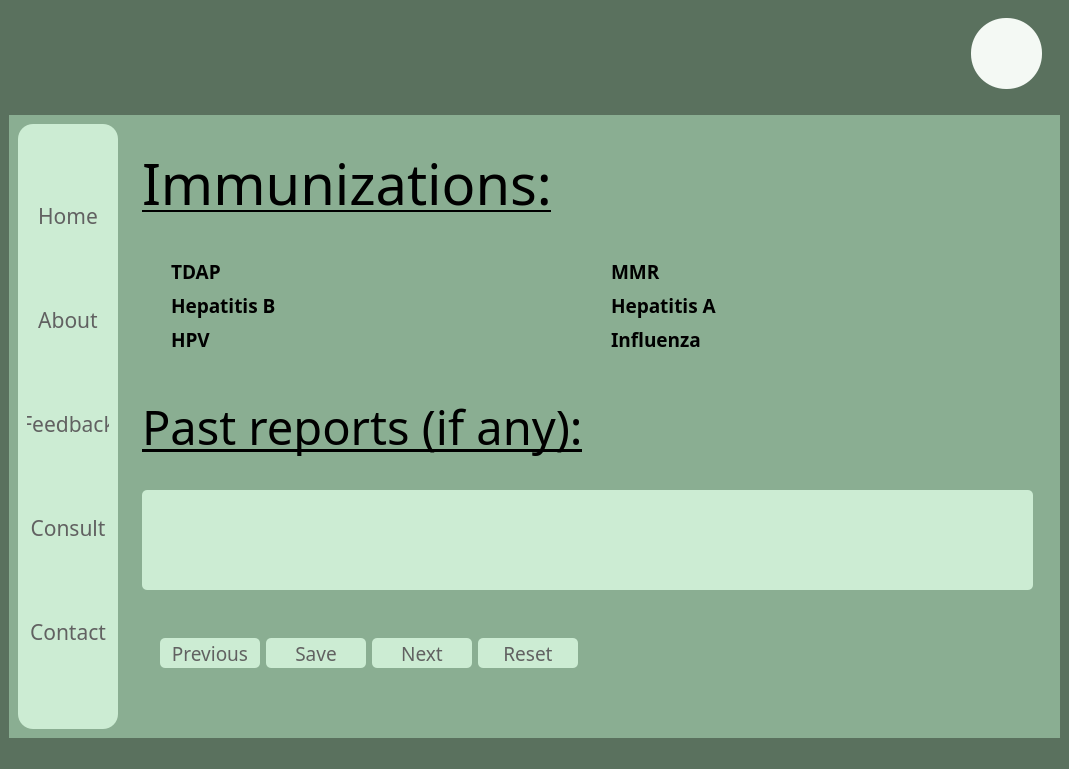
<?xml version="1.0" encoding="UTF-8"?>
<ui version="4.0">
 <class>MainWindow</class>
 <widget class="QMainWindow" name="MainWindow">
  <property name="geometry">
   <rect>
    <x>0</x>
    <y>0</y>
    <width>1069</width>
    <height>769</height>
   </rect>
  </property>
  <property name="windowTitle">
   <string>MainWindow</string>
  </property>
  <property name="styleSheet">
   <string notr="true">background-color:rgb(90, 113, 94);
border:None;</string>
  </property>
  <widget class="QWidget" name="centralwidget">
   <property name="styleSheet">
    <string notr="true">border:None;</string>
   </property>
   <layout class="QVBoxLayout" name="verticalLayout_2">
    <item>
     <widget class="QFrame" name="frame">
      <property name="minimumSize">
       <size>
        <width>0</width>
        <height>100</height>
       </size>
      </property>
      <property name="maximumSize">
       <size>
        <width>16777215</width>
        <height>100</height>
       </size>
      </property>
      <property name="styleSheet">
       <string notr="true">background:transparent;
border:None;</string>
      </property>
      <property name="frameShape">
       <enum>QFrame::StyledPanel</enum>
      </property>
      <property name="frameShadow">
       <enum>QFrame::Raised</enum>
      </property>
      <layout class="QHBoxLayout" name="horizontalLayout_2">
       <item>
        <widget class="QFrame" name="frame_5">
         <property name="frameShape">
          <enum>QFrame::StyledPanel</enum>
         </property>
         <property name="frameShadow">
          <enum>QFrame::Raised</enum>
         </property>
         <layout class="QHBoxLayout" name="horizontalLayout_3">
          <item>
           <widget class="QFrame" name="frame_7">
            <property name="frameShape">
             <enum>QFrame::StyledPanel</enum>
            </property>
            <property name="frameShadow">
             <enum>QFrame::Raised</enum>
            </property>
            <widget class="QPushButton" name="pushButton_14">
             <property name="geometry">
              <rect>
               <x>0</x>
               <y>0</y>
               <width>81</width>
               <height>61</height>
              </rect>
             </property>
             <property name="styleSheet">
              <string notr="true">image: url(Media/Wix Logo Maker - Google Chrome 26-08-2022 16_51_23.png);</string>
             </property>
             <property name="text">
              <string/>
             </property>
            </widget>
           </widget>
          </item>
          <item>
           <widget class="QFrame" name="frame_8">
            <property name="maximumSize">
             <size>
              <width>100</width>
              <height>16777215</height>
             </size>
            </property>
            <property name="frameShape">
             <enum>QFrame::StyledPanel</enum>
            </property>
            <property name="frameShadow">
             <enum>QFrame::Raised</enum>
            </property>
            <widget class="QPushButton" name="pushButton_2">
             <property name="geometry">
              <rect>
               <x>30</x>
               <y>10</y>
               <width>41</width>
               <height>41</height>
              </rect>
             </property>
             <property name="cursor">
              <cursorShape>PointingHandCursor</cursorShape>
             </property>
             <property name="styleSheet">
              <string notr="true">QPushButton{
image: url(Media/notification (2).png);
}

QPushButton:hover{
	image: url(Media/notification.png);
}

QPushButton:pressed{
	image: url(Media/notification (1).png);
}</string>
             </property>
             <property name="text">
              <string/>
             </property>
            </widget>
           </widget>
          </item>
         </layout>
        </widget>
       </item>
       <item>
        <widget class="QFrame" name="frame_6">
         <property name="maximumSize">
          <size>
           <width>100</width>
           <height>16777215</height>
          </size>
         </property>
         <property name="frameShape">
          <enum>QFrame::StyledPanel</enum>
         </property>
         <property name="frameShadow">
          <enum>QFrame::Raised</enum>
         </property>
         <widget class="QPushButton" name="pushButton">
          <property name="geometry">
           <rect>
            <x>20</x>
            <y>0</y>
            <width>71</width>
            <height>71</height>
           </rect>
          </property>
          <property name="cursor">
           <cursorShape>PointingHandCursor</cursorShape>
          </property>
          <property name="styleSheet">
           <string notr="true">color:rgb(97, 97, 97);
background-color: rgb(244, 249, 244);
border-radius:35px;</string>
          </property>
          <property name="text">
           <string/>
          </property>
         </widget>
        </widget>
       </item>
      </layout>
     </widget>
    </item>
    <item>
     <widget class="QFrame" name="frame_2">
      <property name="styleSheet">
       <string notr="true">/*background-color: qlineargradient(spread:pad, x1:0, y1:0, x2:1, y2:0, stop:0 rgba(0, 179, 255, 255), stop:1 rgba(255, 255, 255, 255));*/

background-color: rgb(138, 174, 146);</string>
      </property>
      <property name="frameShape">
       <enum>QFrame::StyledPanel</enum>
      </property>
      <property name="frameShadow">
       <enum>QFrame::Raised</enum>
      </property>
      <layout class="QHBoxLayout" name="horizontalLayout">
       <item>
        <widget class="QFrame" name="frame_3">
         <property name="maximumSize">
          <size>
           <width>100</width>
           <height>16777215</height>
          </size>
         </property>
         <property name="styleSheet">
          <string notr="true">background-color:rgb(204, 236, 211);
border-radius:15px;</string>
         </property>
         <property name="frameShape">
          <enum>QFrame::StyledPanel</enum>
         </property>
         <property name="frameShadow">
          <enum>QFrame::Raised</enum>
         </property>
         <layout class="QVBoxLayout" name="verticalLayout">
          <item>
           <widget class="QPushButton" name="Home_button">
            <property name="font">
             <font>
              <family>Javanese Text</family>
              <pointsize>16</pointsize>
              <weight>50</weight>
              <bold>false</bold>
             </font>
            </property>
            <property name="cursor">
             <cursorShape>PointingHandCursor</cursorShape>
            </property>
            <property name="styleSheet">
             <string notr="true">QPushButton{
color: rgb(97, 97, 97);
border-radius:10px;
}

QPushButton:hover{
background-color: rgb(220, 255, 228);
	/*color: rgb(255, 255, 255);*/
	font: 700 16pt &quot;Constantia&quot;;
}


</string>
            </property>
            <property name="text">
             <string>Home</string>
            </property>
           </widget>
          </item>
          <item>
           <widget class="QPushButton" name="About_button">
            <property name="font">
             <font>
              <family>Javanese Text</family>
              <pointsize>16</pointsize>
              <weight>50</weight>
              <bold>false</bold>
             </font>
            </property>
            <property name="cursor">
             <cursorShape>PointingHandCursor</cursorShape>
            </property>
            <property name="styleSheet">
             <string notr="true">QPushButton{
color: rgb(97, 97, 97);
border-radius:10px;
}

QPushButton:hover{
background-color: rgb(220, 255, 228);
	/*color: rgb(255, 255, 255);*/
	font: 700 16pt &quot;Constantia&quot;;
}


</string>
            </property>
            <property name="text">
             <string>About</string>
            </property>
           </widget>
          </item>
          <item>
           <widget class="QPushButton" name="Analytics_button">
            <property name="font">
             <font>
              <family>Javanese Text</family>
              <pointsize>16</pointsize>
              <weight>50</weight>
              <bold>false</bold>
             </font>
            </property>
            <property name="cursor">
             <cursorShape>PointingHandCursor</cursorShape>
            </property>
            <property name="styleSheet">
             <string notr="true">QPushButton{
color: rgb(97, 97, 97);
border-radius:10px;
}

QPushButton:hover{
background-color: rgb(220, 255, 228);
	/*color: rgb(255, 255, 255);*/
	font: 700 16pt &quot;Constantia&quot;;
}


</string>
            </property>
            <property name="text">
             <string>Feedback</string>
            </property>
           </widget>
          </item>
          <item>
           <widget class="QPushButton" name="Consult_button">
            <property name="font">
             <font>
              <family>Javanese Text</family>
              <pointsize>16</pointsize>
              <weight>50</weight>
              <bold>false</bold>
             </font>
            </property>
            <property name="cursor">
             <cursorShape>PointingHandCursor</cursorShape>
            </property>
            <property name="styleSheet">
             <string notr="true">QPushButton{
color: rgb(97, 97, 97);
border-radius:10px;
}

QPushButton:hover{
background-color: rgb(220, 255, 228);
	/*color: rgb(255, 255, 255);*/
	font: 700 16pt &quot;Constantia&quot;;
}


</string>
            </property>
            <property name="text">
             <string>Consult</string>
            </property>
           </widget>
          </item>
          <item>
           <widget class="QPushButton" name="Contact_button">
            <property name="font">
             <font>
              <family>Javanese Text</family>
              <pointsize>16</pointsize>
              <weight>50</weight>
              <bold>false</bold>
             </font>
            </property>
            <property name="cursor">
             <cursorShape>PointingHandCursor</cursorShape>
            </property>
            <property name="styleSheet">
             <string notr="true">QPushButton{
color: rgb(97, 97, 97);
border-radius:10px;
}

QPushButton:hover{
background-color: rgb(220, 255, 228);
	/*color: rgb(255, 255, 255);*/
	font: 700 16pt &quot;Constantia&quot;;
}


</string>
            </property>
            <property name="text">
             <string>Contact</string>
            </property>
           </widget>
          </item>
         </layout>
        </widget>
       </item>
       <item>
        <widget class="QFrame" name="frame_4">
         <property name="styleSheet">
          <string notr="true">background:transparent;</string>
         </property>
         <property name="frameShape">
          <enum>QFrame::StyledPanel</enum>
         </property>
         <property name="frameShadow">
          <enum>QFrame::Raised</enum>
         </property>
         <layout class="QVBoxLayout" name="verticalLayout_3">
          <item>
           <widget class="QFrame" name="frame_9">
            <property name="minimumSize">
             <size>
              <width>0</width>
              <height>70</height>
             </size>
            </property>
            <property name="maximumSize">
             <size>
              <width>16777215</width>
              <height>100</height>
             </size>
            </property>
            <property name="styleSheet">
             <string notr="true"/>
            </property>
            <property name="frameShape">
             <enum>QFrame::StyledPanel</enum>
            </property>
            <property name="frameShadow">
             <enum>QFrame::Raised</enum>
            </property>
            <layout class="QVBoxLayout" name="verticalLayout_4">
             <item>
              <widget class="QLabel" name="label">
               <property name="font">
                <font>
                 <family>Bahnschrift Condensed</family>
                 <pointsize>42</pointsize>
                 <weight>50</weight>
                 <bold>false</bold>
                 <underline>true</underline>
                </font>
               </property>
               <property name="text">
                <string>Immunizations:</string>
               </property>
              </widget>
             </item>
            </layout>
           </widget>
          </item>
          <item>
           <widget class="QFrame" name="frame_10">
            <property name="styleSheet">
             <string notr="true"/>
            </property>
            <property name="frameShape">
             <enum>QFrame::StyledPanel</enum>
            </property>
            <property name="frameShadow">
             <enum>QFrame::Raised</enum>
            </property>
            <layout class="QVBoxLayout" name="verticalLayout_5">
             <item>
              <widget class="QFrame" name="frame_16">
               <property name="frameShape">
                <enum>QFrame::StyledPanel</enum>
               </property>
               <property name="frameShadow">
                <enum>QFrame::Raised</enum>
               </property>
               <layout class="QGridLayout" name="gridLayout">
                <item row="0" column="0">
                 <widget class="QCheckBox" name="TDAP">
                  <property name="font">
                   <font>
                    <family>Bahnschrift</family>
                    <pointsize>14</pointsize>
                    <weight>75</weight>
                    <bold>true</bold>
                   </font>
                  </property>
                  <property name="text">
                   <string>TDAP</string>
                  </property>
                 </widget>
                </item>
                <item row="0" column="1">
                 <widget class="QCheckBox" name="MMR">
                  <property name="font">
                   <font>
                    <family>Bahnschrift</family>
                    <pointsize>14</pointsize>
                    <weight>75</weight>
                    <bold>true</bold>
                   </font>
                  </property>
                  <property name="text">
                   <string>MMR</string>
                  </property>
                 </widget>
                </item>
                <item row="1" column="0">
                 <widget class="QCheckBox" name="HEP_B">
                  <property name="font">
                   <font>
                    <family>Bahnschrift</family>
                    <pointsize>14</pointsize>
                    <weight>75</weight>
                    <bold>true</bold>
                   </font>
                  </property>
                  <property name="text">
                   <string>Hepatitis B</string>
                  </property>
                 </widget>
                </item>
                <item row="1" column="1">
                 <widget class="QCheckBox" name="HEP_A">
                  <property name="font">
                   <font>
                    <family>Bahnschrift</family>
                    <pointsize>14</pointsize>
                    <weight>75</weight>
                    <bold>true</bold>
                   </font>
                  </property>
                  <property name="text">
                   <string>Hepatitis A</string>
                  </property>
                 </widget>
                </item>
                <item row="2" column="0">
                 <widget class="QCheckBox" name="HPV">
                  <property name="font">
                   <font>
                    <family>Bahnschrift</family>
                    <pointsize>14</pointsize>
                    <weight>75</weight>
                    <bold>true</bold>
                   </font>
                  </property>
                  <property name="text">
                   <string>HPV</string>
                  </property>
                 </widget>
                </item>
                <item row="2" column="1">
                 <widget class="QCheckBox" name="INFLU">
                  <property name="font">
                   <font>
                    <family>Bahnschrift</family>
                    <pointsize>14</pointsize>
                    <weight>75</weight>
                    <bold>true</bold>
                   </font>
                  </property>
                  <property name="text">
                   <string>Influenza</string>
                  </property>
                 </widget>
                </item>
               </layout>
              </widget>
             </item>
             <item>
              <widget class="QLabel" name="label_2">
               <property name="font">
                <font>
                 <family>Bahnschrift Condensed</family>
                 <pointsize>35</pointsize>
                 <weight>50</weight>
                 <bold>false</bold>
                 <underline>true</underline>
                </font>
               </property>
               <property name="text">
                <string>Past reports (if any):</string>
               </property>
              </widget>
             </item>
             <item>
              <widget class="QLineEdit" name="Past_Reports_Entry">
               <property name="minimumSize">
                <size>
                 <width>0</width>
                 <height>100</height>
                </size>
               </property>
               <property name="font">
                <font>
                 <pointsize>11</pointsize>
                </font>
               </property>
               <property name="styleSheet">
                <string notr="true">QLineEdit{
background-color: rgb(204, 236, 211);
border-radius:5px;
}
QLineEdit:focus{
background-color:rgb(255, 255, 255)
}</string>
               </property>
               <property name="placeholderText">
                <string/>
               </property>
              </widget>
             </item>
             <item>
              <widget class="QFrame" name="frame_14">
               <property name="frameShape">
                <enum>QFrame::StyledPanel</enum>
               </property>
               <property name="frameShadow">
                <enum>QFrame::Raised</enum>
               </property>
               <layout class="QHBoxLayout" name="horizontalLayout_9">
                <item>
                 <widget class="QFrame" name="frame_13">
                  <property name="frameShape">
                   <enum>QFrame::StyledPanel</enum>
                  </property>
                  <property name="frameShadow">
                   <enum>QFrame::Raised</enum>
                  </property>
                  <layout class="QHBoxLayout" name="horizontalLayout_10">
                   <item>
                    <widget class="QPushButton" name="Previous_Button">
                     <property name="minimumSize">
                      <size>
                       <width>100</width>
                       <height>30</height>
                      </size>
                     </property>
                     <property name="font">
                      <font>
                       <family>Bahnschrift Condensed</family>
                       <pointsize>14</pointsize>
                      </font>
                     </property>
                     <property name="styleSheet">
                      <string notr="true">QPushButton{
background-color: rgb(204, 236, 211);
color: rgb(97, 97, 97);
border-radius:5px;
}

QPushButton:hover{
background-color: rgb(90, 113, 94);
color: rgb(204, 236, 211);
}</string>
                     </property>
                     <property name="text">
                      <string>Previous</string>
                     </property>
                    </widget>
                   </item>
                   <item>
                    <widget class="QPushButton" name="Save_button">
                     <property name="minimumSize">
                      <size>
                       <width>100</width>
                       <height>30</height>
                      </size>
                     </property>
                     <property name="maximumSize">
                      <size>
                       <width>16666666</width>
                       <height>16777215</height>
                      </size>
                     </property>
                     <property name="font">
                      <font>
                       <family>Bahnschrift Condensed</family>
                       <pointsize>14</pointsize>
                      </font>
                     </property>
                     <property name="styleSheet">
                      <string notr="true">QPushButton{
background-color: rgb(204, 236, 211);
color: rgb(97, 97, 97);
border-radius:5px;
}

QPushButton:hover{
background-color: rgb(90, 113, 94);
color: rgb(204, 236, 211);
}</string>
                     </property>
                     <property name="text">
                      <string>   Save   </string>
                     </property>
                    </widget>
                   </item>
                   <item>
                    <widget class="QPushButton" name="Next_Button">
                     <property name="minimumSize">
                      <size>
                       <width>100</width>
                       <height>30</height>
                      </size>
                     </property>
                     <property name="font">
                      <font>
                       <family>Bahnschrift Condensed</family>
                       <pointsize>14</pointsize>
                      </font>
                     </property>
                     <property name="styleSheet">
                      <string notr="true">QPushButton{
background-color: rgb(204, 236, 211);
color: rgb(97, 97, 97);
border-radius:5px;
}

QPushButton:hover{
background-color: rgb(90, 113, 94);
color: rgb(204, 236, 211);
}</string>
                     </property>
                     <property name="text">
                      <string>  Next  </string>
                     </property>
                    </widget>
                   </item>
                   <item>
                    <widget class="QPushButton" name="Reset_Button">
                     <property name="minimumSize">
                      <size>
                       <width>100</width>
                       <height>30</height>
                      </size>
                     </property>
                     <property name="font">
                      <font>
                       <family>Bahnschrift Condensed</family>
                       <pointsize>14</pointsize>
                      </font>
                     </property>
                     <property name="styleSheet">
                      <string notr="true">QPushButton{
background-color: rgb(204, 236, 211);
color: rgb(97, 97, 97);
border-radius:5px;
}

QPushButton:hover{
background-color: rgb(90, 113, 94);
color: rgb(204, 236, 211);
}</string>
                     </property>
                     <property name="text">
                      <string>  Reset  </string>
                     </property>
                    </widget>
                   </item>
                  </layout>
                 </widget>
                </item>
                <item>
                 <widget class="QFrame" name="frame_18">
                  <property name="frameShape">
                   <enum>QFrame::StyledPanel</enum>
                  </property>
                  <property name="frameShadow">
                   <enum>QFrame::Raised</enum>
                  </property>
                 </widget>
                </item>
               </layout>
              </widget>
             </item>
            </layout>
           </widget>
          </item>
         </layout>
        </widget>
       </item>
      </layout>
     </widget>
    </item>
   </layout>
  </widget>
  <widget class="QStatusBar" name="statusbar"/>
 </widget>
 <resources>
  <include location="Media/home_page.qrc"/>
 </resources>
 <connections/>
</ui>
